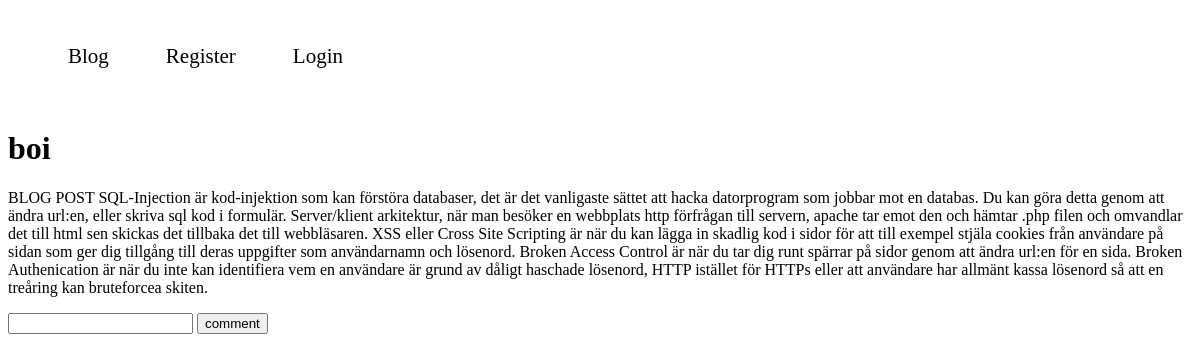
The app's page /readmore.php?id=1344 with its own data.
### tables this page shows
CREATE TABLE `blogposts` (
  `id` int(11) NOT NULL,
  `post` text NOT NULL,
  `author_id` int(11) NOT NULL,
  `title` varchar(250) DEFAULT NULL
);

### readmore.php (the view, shortened to what this page needs)
<?php require_once("includes/header.php");
require_once("includes/dp.php");
$id = $_GET['id'];
$sql = "SELECT * FROM blogposts WHERE id = '$id'";
$mysqli->query($sql);
?>
<?php
$posts = $mysqli->query($sql);
while($post= mysqli_fetch_array($posts)){
?>
  <h1><?php echo $post['title'] ?></h1>
  <p><?php echo $post['post']?></p>
  <form method="post" action="create_comment.php">
<input type="textarea" name="comment"></input>
<input type="submit" value="comment">
</form>
  ?> </p><?php
}
?>

### style.css (style rules this page uses)
* { box-sizing: border-box; }

### records on screen
blogposts: title "boi", post "BLOG POST SQL-Injection är kod-injektion som kan förstöra databaser, det är det vanligaste sättet att hacka datorprogram som jobbar mot en databas. Du kan göra detta genom att ändra url:en, eller skriva sql kod i formulär. Server/klient arkitektur, när man besöker en webbplats http förfrågan till servern, apache tar emot den och hämtar .php filen och omvandlar det till html sen skickas det tillbaka det till webbläsaren. XSS eller Cross Site Scripting är när du kan lägga in skadlig kod i sidor för att till exempel stjäla cookies från användare på sidan som ger dig tillgång till deras uppgifter som användarnamn och lösenord. Broken Access Control är när du tar dig runt spärrar på sidor genom…"
